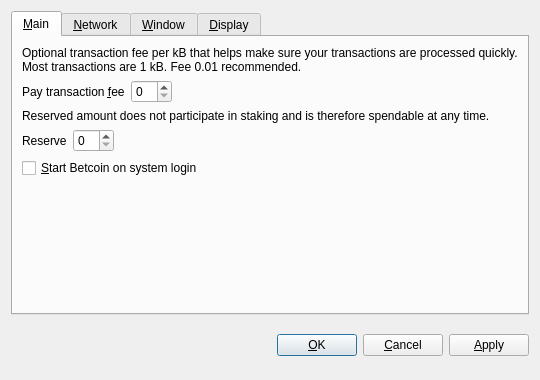
<?xml version="1.0" encoding="UTF-8"?>
<ui version="4.0">
 <class>OptionsDialog</class>
 <widget class="QDialog" name="OptionsDialog">
  <property name="geometry">
   <rect>
    <x>0</x>
    <y>0</y>
    <width>540</width>
    <height>380</height>
   </rect>
  </property>
  <property name="windowTitle">
   <string>Options</string>
  </property>
  <property name="modal">
   <bool>true</bool>
  </property>
  <layout class="QVBoxLayout" name="verticalLayout">
   <item>
    <widget class="QTabWidget" name="tabWidget">
     <property name="tabPosition">
      <enum>QTabWidget::North</enum>
     </property>
     <property name="currentIndex">
      <number>0</number>
     </property>
     <widget class="QWidget" name="tabMain">
      <attribute name="title">
       <string>&amp;Main</string>
      </attribute>
      <layout class="QVBoxLayout" name="verticalLayout_Main">
       <item>
        <widget class="QLabel" name="transactionFeeInfoLabel">
         <property name="text">
          <string>Optional transaction fee per kB that helps make sure your transactions are processed quickly. Most transactions are 1 kB. Fee 0.01 recommended.</string>
         </property>
         <property name="textFormat">
          <enum>Qt::PlainText</enum>
         </property>
         <property name="wordWrap">
          <bool>true</bool>
         </property>
        </widget>
       </item>
       <item>
        <layout class="QHBoxLayout" name="horizontalLayoutFee">
         <item>
          <widget class="QLabel" name="transactionFeeLabel">
           <property name="text">
            <string>Pay transaction &amp;fee</string>
           </property>
           <property name="textFormat">
            <enum>Qt::PlainText</enum>
           </property>
           <property name="buddy">
            <cstring>transactionFee</cstring>
           </property>
          </widget>
         </item>
         <item>
          <widget class="BitcoinAmountField" name="transactionFee"/>
         </item>
         <item>
          <spacer name="horizontalSpacerFee">
           <property name="orientation">
            <enum>Qt::Horizontal</enum>
           </property>
           <property name="sizeHint" stdset="0">
            <size>
             <width>40</width>
             <height>20</height>
            </size>
           </property>
          </spacer>
         </item>
        </layout>
       </item>
       <item>
        <widget class="QLabel" name="reserveBalanceInfoLabel">
         <property name="text">
          <string>Reserved amount does not participate in staking and is therefore spendable at any time.</string>
         </property>
         <property name="textFormat">
          <enum>Qt::PlainText</enum>
         </property>
         <property name="wordWrap">
          <bool>true</bool>
         </property>
        </widget>
       </item>
       <item>
        <layout class="QHBoxLayout" name="horizontalLayoutReserveBalance">
         <item>
          <widget class="QLabel" name="reserveBalanceLabel">
           <property name="text">
            <string>Reserve</string>
           </property>
           <property name="textFormat">
            <enum>Qt::PlainText</enum>
           </property>
           <property name="buddy">
            <cstring>reserveBalance</cstring>
           </property>
          </widget>
         </item>
         <item>
          <widget class="BitcoinAmountField" name="reserveBalance"/>
         </item>
         <item>
          <spacer name="horizontalSpacerReserveBalance">
           <property name="orientation">
            <enum>Qt::Horizontal</enum>
           </property>
           <property name="sizeHint" stdset="0">
            <size>
             <width>40</width>
             <height>20</height>
            </size>
           </property>
          </spacer>
         </item>
        </layout>
       </item>
       <item>
        <widget class="QCheckBox" name="bitcoinAtStartup">
         <property name="toolTip">
          <string>Automatically start Betcoin after logging in to the system.</string>
         </property>
         <property name="text">
          <string>&amp;Start Betcoin on system login</string>
         </property>
        </widget>
       </item>
       <item>
        <spacer name="verticalSpacer_Main">
         <property name="orientation">
          <enum>Qt::Vertical</enum>
         </property>
         <property name="sizeHint" stdset="0">
          <size>
           <width>20</width>
           <height>40</height>
          </size>
         </property>
        </spacer>
       </item>
      </layout>
     </widget>
     <widget class="QWidget" name="tabNetwork">
      <attribute name="title">
       <string>&amp;Network</string>
      </attribute>
      <layout class="QVBoxLayout" name="verticalLayout_Network">
       <item>
        <widget class="QCheckBox" name="mapPortUpnp">
         <property name="toolTip">
          <string>Automatically open the Betcoin client port on the router. This only works when your router supports UPnP and it is enabled.</string>
         </property>
         <property name="text">
          <string>Map port using &amp;UPnP</string>
         </property>
        </widget>
       </item>
       <item>
        <widget class="QCheckBox" name="connectSocks">
         <property name="toolTip">
          <string>Connect to the Betcoin network through a SOCKS proxy (e.g. when connecting through Tor).</string>
         </property>
         <property name="text">
          <string>&amp;Connect through SOCKS proxy:</string>
         </property>
        </widget>
       </item>
       <item>
        <layout class="QHBoxLayout" name="horizontalLayout_Network">
         <item>
          <widget class="QLabel" name="proxyIpLabel">
           <property name="text">
            <string>Proxy &amp;IP:</string>
           </property>
           <property name="textFormat">
            <enum>Qt::PlainText</enum>
           </property>
           <property name="buddy">
            <cstring>proxyIp</cstring>
           </property>
          </widget>
         </item>
         <item>
          <widget class="QValidatedLineEdit" name="proxyIp">
           <property name="maximumSize">
            <size>
             <width>140</width>
             <height>16777215</height>
            </size>
           </property>
           <property name="toolTip">
            <string>IP address of the proxy (e.g. 127.0.0.1)</string>
           </property>
          </widget>
         </item>
         <item>
          <widget class="QLabel" name="proxyPortLabel">
           <property name="text">
            <string>&amp;Port:</string>
           </property>
           <property name="textFormat">
            <enum>Qt::PlainText</enum>
           </property>
           <property name="buddy">
            <cstring>proxyPort</cstring>
           </property>
          </widget>
         </item>
         <item>
          <widget class="QLineEdit" name="proxyPort">
           <property name="maximumSize">
            <size>
             <width>55</width>
             <height>16777215</height>
            </size>
           </property>
           <property name="toolTip">
            <string>Port of the proxy (e.g. 9050)</string>
           </property>
          </widget>
         </item>
         <item>
          <widget class="QLabel" name="socksVersionLabel">
           <property name="text">
            <string>SOCKS &amp;Version:</string>
           </property>
           <property name="textFormat">
            <enum>Qt::PlainText</enum>
           </property>
           <property name="buddy">
            <cstring>socksVersion</cstring>
           </property>
          </widget>
         </item>
         <item>
          <widget class="QValueComboBox" name="socksVersion">
           <property name="toolTip">
            <string>SOCKS version of the proxy (e.g. 5)</string>
           </property>
          </widget>
         </item>
         <item>
          <spacer name="horizontalSpacer_Network">
           <property name="orientation">
            <enum>Qt::Horizontal</enum>
           </property>
           <property name="sizeHint" stdset="0">
            <size>
             <width>40</width>
             <height>20</height>
            </size>
           </property>
          </spacer>
         </item>
        </layout>
       </item>
       <item>
        <spacer name="verticalSpacer_Network">
         <property name="orientation">
          <enum>Qt::Vertical</enum>
         </property>
         <property name="sizeHint" stdset="0">
          <size>
           <width>20</width>
           <height>40</height>
          </size>
         </property>
        </spacer>
       </item>
      </layout>
     </widget>
     <widget class="QWidget" name="tabWindow">
      <attribute name="title">
       <string>&amp;Window</string>
      </attribute>
      <layout class="QVBoxLayout" name="verticalLayout_Window">
       <item>
        <widget class="QCheckBox" name="minimizeToTray">
         <property name="toolTip">
          <string>Show only a tray icon after minimizing the window.</string>
         </property>
         <property name="text">
          <string>&amp;Minimize to the tray instead of the taskbar</string>
         </property>
        </widget>
       </item>
       <item>
        <widget class="QCheckBox" name="minimizeOnClose">
         <property name="toolTip">
          <string>Minimize instead of exit the application when the window is closed. When this option is enabled, the application will be closed only after selecting Quit in the menu.</string>
         </property>
         <property name="text">
          <string>M&amp;inimize on close</string>
         </property>
        </widget>
       </item>
       <item>
        <spacer name="verticalSpacer_Window">
         <property name="orientation">
          <enum>Qt::Vertical</enum>
         </property>
         <property name="sizeHint" stdset="0">
          <size>
           <width>20</width>
           <height>40</height>
          </size>
         </property>
        </spacer>
       </item>
      </layout>
     </widget>
     <widget class="QWidget" name="tabDisplay">
      <attribute name="title">
       <string>&amp;Display</string>
      </attribute>
      <layout class="QVBoxLayout" name="verticalLayout_Display">
       <item>
        <layout class="QHBoxLayout" name="horizontalLayout_1_Display">
         <item>
          <widget class="QLabel" name="langLabel">
           <property name="text">
            <string>User Interface &amp;language:</string>
           </property>
           <property name="textFormat">
            <enum>Qt::PlainText</enum>
           </property>
           <property name="buddy">
            <cstring>lang</cstring>
           </property>
          </widget>
         </item>
         <item>
          <widget class="QValueComboBox" name="lang">
           <property name="toolTip">
            <string>The user interface language can be set here. This setting will take effect after restarting Betcoin.</string>
           </property>
          </widget>
         </item>
        </layout>
       </item>
       <item>
        <layout class="QHBoxLayout" name="horizontalLayout_2_Display">
         <item>
          <widget class="QLabel" name="unitLabel">
           <property name="text">
            <string>&amp;Unit to show amounts in:</string>
           </property>
           <property name="textFormat">
            <enum>Qt::PlainText</enum>
           </property>
           <property name="buddy">
            <cstring>unit</cstring>
           </property>
          </widget>
         </item>
         <item>
          <widget class="QValueComboBox" name="unit">
           <property name="toolTip">
            <string>Choose the default subdivision unit to show in the interface and when sending coins.</string>
           </property>
          </widget>
         </item>
        </layout>
       </item>
       <item>
        <widget class="QCheckBox" name="displayAddresses">
         <property name="toolTip">
          <string>Whether to show Betcoin addresses in the transaction list or not.</string>
         </property>
         <property name="text">
          <string>&amp;Display addresses in transaction list</string>
         </property>
        </widget>
       </item>
       <item>
        <widget class="QCheckBox" name="coinControlFeatures">
         <property name="toolTip">
          <string>Whether to show coin control features or not.</string>
         </property>
         <property name="text">
          <string>Display coin &amp;control features (experts only!)</string>
         </property>
        </widget>
       </item>
       <item>
        <spacer name="verticalSpacer_Display">
         <property name="orientation">
          <enum>Qt::Vertical</enum>
         </property>
         <property name="sizeHint" stdset="0">
          <size>
           <width>20</width>
           <height>40</height>
          </size>
         </property>
        </spacer>
       </item>
      </layout>
     </widget>
    </widget>
   </item>
   <item>
    <layout class="QHBoxLayout" name="horizontalLayout_Buttons">
     <item>
      <spacer name="horizontalSpacer_1">
       <property name="orientation">
        <enum>Qt::Horizontal</enum>
       </property>
       <property name="sizeHint" stdset="0">
        <size>
         <width>40</width>
         <height>48</height>
        </size>
       </property>
      </spacer>
     </item>
     <item>
      <widget class="QLabel" name="statusLabel">
       <property name="font">
        <font>
         <weight>75</weight>
         <bold>true</bold>
        </font>
       </property>
       <property name="text">
        <string/>
       </property>
       <property name="textFormat">
        <enum>Qt::PlainText</enum>
       </property>
       <property name="wordWrap">
        <bool>true</bool>
       </property>
      </widget>
     </item>
     <item>
      <spacer name="horizontalSpacer_2">
       <property name="orientation">
        <enum>Qt::Horizontal</enum>
       </property>
       <property name="sizeHint" stdset="0">
        <size>
         <width>40</width>
         <height>48</height>
        </size>
       </property>
      </spacer>
     </item>
     <item>
      <widget class="QPushButton" name="okButton">
       <property name="text">
        <string>&amp;OK</string>
       </property>
      </widget>
     </item>
     <item>
      <widget class="QPushButton" name="cancelButton">
       <property name="text">
        <string>&amp;Cancel</string>
       </property>
       <property name="autoDefault">
        <bool>false</bool>
       </property>
      </widget>
     </item>
     <item>
      <widget class="QPushButton" name="applyButton">
       <property name="text">
        <string>&amp;Apply</string>
       </property>
       <property name="autoDefault">
        <bool>false</bool>
       </property>
      </widget>
     </item>
    </layout>
   </item>
  </layout>
 </widget>
 <customwidgets>
  <customwidget>
   <class>BitcoinAmountField</class>
   <extends>QSpinBox</extends>
   <header>bitcoinamountfield.h</header>
  </customwidget>
  <customwidget>
   <class>QValueComboBox</class>
   <extends>QComboBox</extends>
   <header>qvaluecombobox.h</header>
  </customwidget>
  <customwidget>
   <class>QValidatedLineEdit</class>
   <extends>QLineEdit</extends>
   <header>qvalidatedlineedit.h</header>
  </customwidget>
 </customwidgets>
 <resources/>
 <connections/>
</ui>
